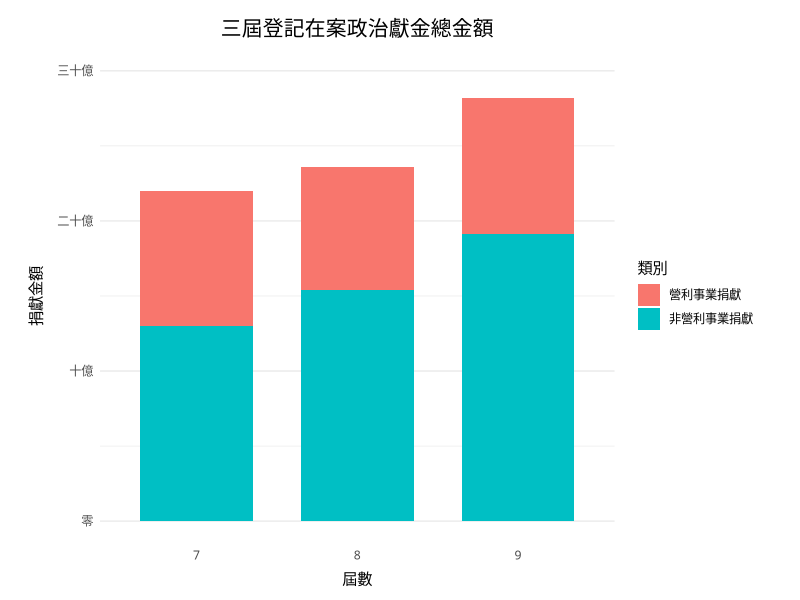
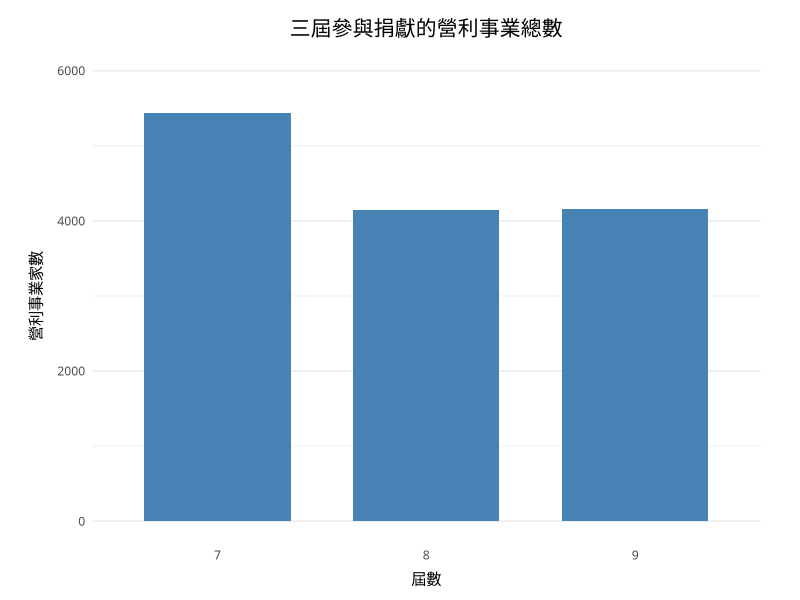
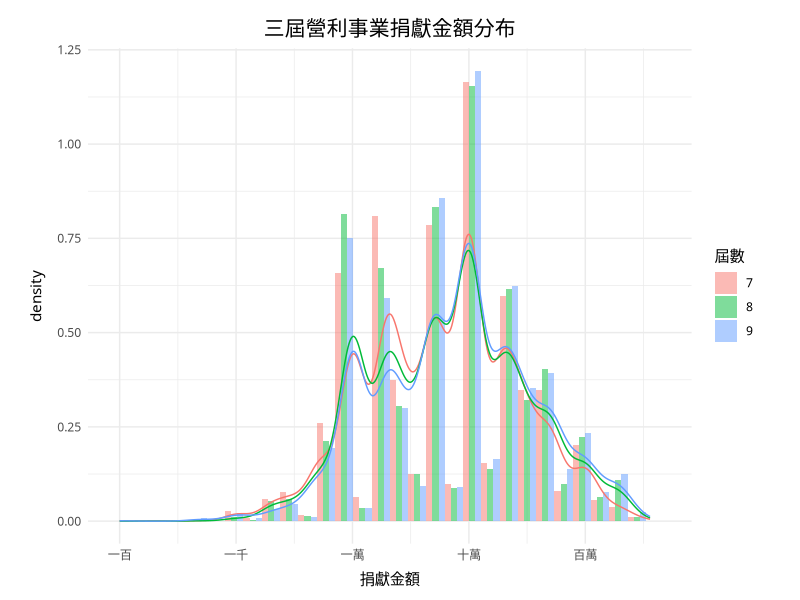
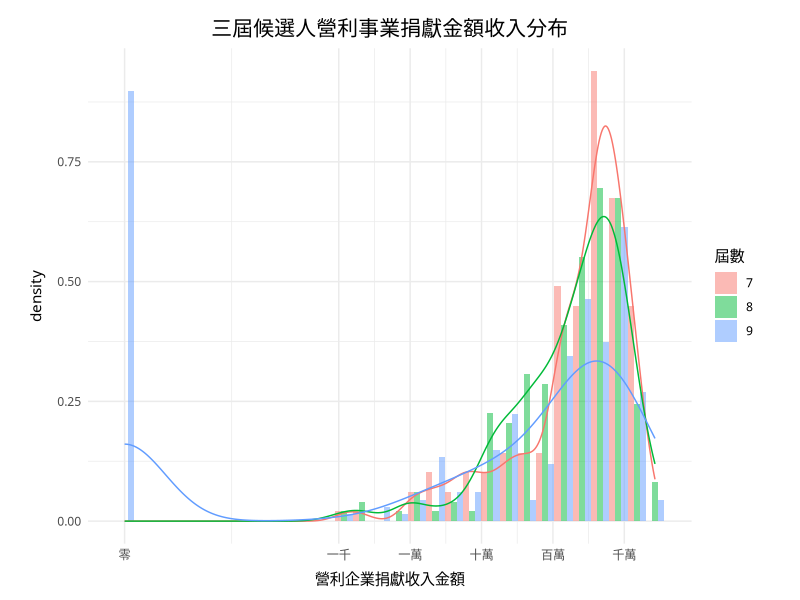
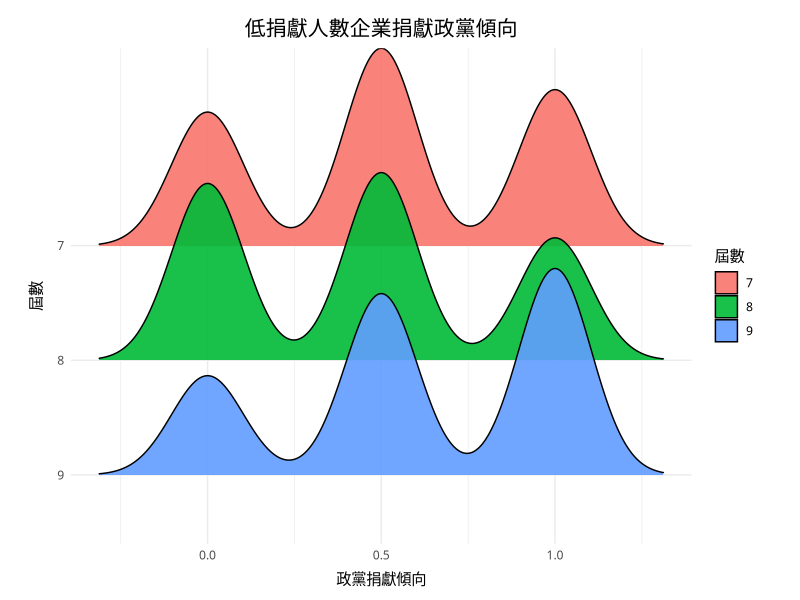
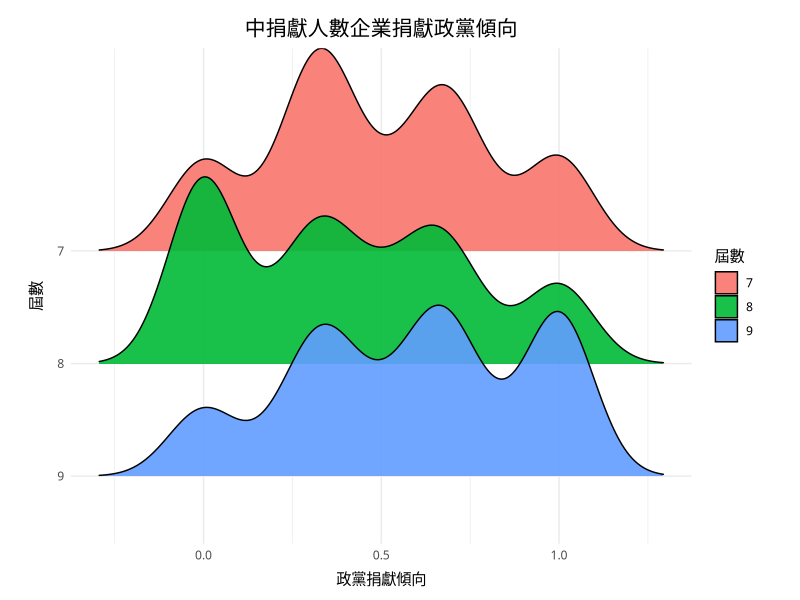
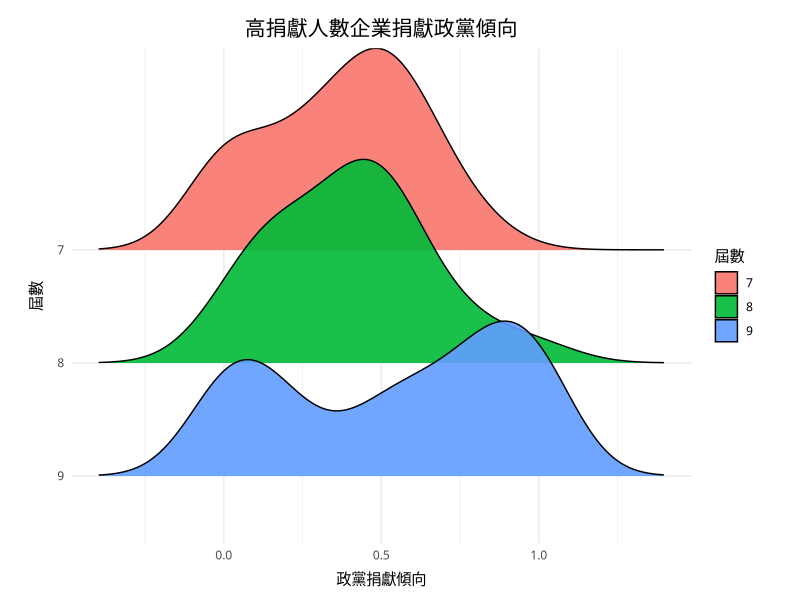
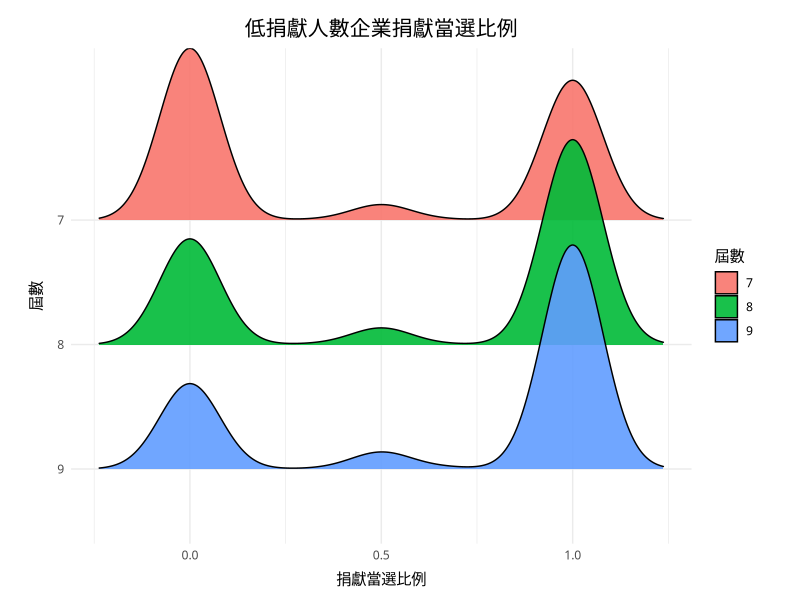

Source code (R) for these figures, in order:
## ---- chunk 1
library(tidyverse) # data manipulation
library(lubridate) # time data handling
library(ggplot2) # visualization
library(ggridges) # ridges plot
options(stringsAsFactors = FALSE)
basic_theme <- function() {
  theme_minimal() +
  theme(plot.title = element_text(hjust = 0.5, size = 15),
        plot.subtitle = element_text(hjust = 0.5, size = 12),
        plot.margin = unit(c(5, 10, 5, 10), "mm"),
        axis.title.x = element_text(vjust = -1),
        axis.title.y = element_text(vjust = 3),
        text = element_text(family = "PingFangTC-Regular"))
}
## ---- chunk 2
per16 <- read.csv("dataset/2016/A05_basic_all.csv", header = TRUE, sep = ",")
don16 <- read.csv("dataset/2016/A02_company_all_public.csv", header = TRUE, sep = ",")
per12 <- read.csv("dataset/2012/A15_basicall_8.csv", header = TRUE, sep = ",")
don12 <- read.csv("dataset/2012/political_donation_8_od.csv", header = TRUE, sep = ",")
per08 <- read.csv("dataset/2008/A16_basicall_7.csv", header = TRUE, sep = ",")
don08 <- read.csv("dataset/2008/political_donation_7_od.csv", header = TRUE, sep = ",")

don16 <- don16 %>%
  select(-推薦政黨, -當選註記, -序號, -收支科目, -支出金額, -金錢類, -P) %>%
  rename(姓名 = 候選人) %>%
  mutate(統一編號 = as.character(統一編號), 屆數 = "9")
don12 <- don12 %>%
  select(-收支科目, -填答數, -其他) %>%
  rename(統一編號 = 身份證.統一編) %>%
  mutate(統一編號 = as.character(統一編號), 屆數 = as.character(屆數))
don08 <- don08 %>%
  select(-填答數, -其他) %>%
  rename(統一編號 = 身份證.統一編) %>%
  mutate(屆數 = as.character(屆數))

donation <- bind_rows(bind_rows(don08, don12), don16)
donation <- donation %>%
  rename(捐贈企業 = 捐贈者.支出對象, 捐贈金額 = 收入金額) %>%
  mutate(交易日期 = as.Date(.$交易日期, format = "%Y/%m/%d") %m+% years(1911))

per08 <- cbind(per08, 屆數 = "7")
per12 <- cbind(per12, 屆數 = "8")
per16 <- per16 %>% mutate(屆數 = "9") %>%
  select(-3, -9, -12, -15, -17, -19, -21, -23, -25, -26, -27) %>% 
  mutate_at(vars(11:16), funs(as.integer(gsub("," , "", .))))

person <- bind_rows(bind_rows(per08, per12), per16)
person <- mutate(person, 得票率 = as.integer(gsub("%", "", person$得票率)) / 100)
## ---- chunk 3
donation_cat <- person %>%
  mutate(非營利事業捐贈收入 = 總收入 - 營利事業捐贈收入) %>%
  group_by(屆數) %>%
  summarise(營利事業捐獻 = sum(營利事業捐贈收入), 非營利事業捐獻 = sum(非營利事業捐贈收入)) %>%
  gather(類別, 捐獻金額, 營利事業捐獻, 非營利事業捐獻)

ggplot(donation_cat, aes(x = 屆數, y = 捐獻金額, fill = 類別)) +
  geom_bar(stat = "identity", width = 0.7) +
  labs(x = "屆數", y = "捐獻金額",
       title = "三屆登記在案政治獻金總金額") +
  scale_y_continuous(limits = c(0, 3e+09),
                     labels = c("零", "十億", "二十億", "三十億"),
                     breaks = c(0e+00, 1e+09, 2e+09, 3e+09)) +
  scale_fill_discrete(name = "類別") +
  basic_theme() +
  theme(panel.grid.major.x = element_blank())
## ---- chunk 4
donation_company_num <- donation %>%
  group_by(屆數, 捐贈企業) %>%
  count(屆數, 捐贈企業)

ggplot(donation_company_num, aes(x = 屆數)) +
  geom_bar(width = 0.7, fill = "steelblue") +
  scale_y_continuous(limits = c(0, 6000)) +
  labs(x = "屆數", y = "營利事業家數",
       title = "三屆參與捐獻的營利事業總數") +
  basic_theme() +
  theme(panel.grid.major.x = element_blank())
## ---- chunk 5
donation_distribution <- donation %>%
  group_by(屆數, 捐贈企業) %>%
  summarise(整體金額 = sum(捐贈金額))

ggplot(donation_distribution, aes(x = 整體金額)) +
  geom_histogram(aes(y= ..density.., fill = 屆數), position = "dodge", alpha = 0.5) +
  geom_density(aes(color = 屆數), show.legend = FALSE) +
  labs(x = "捐獻金額", y = "density",
       title = "三屆營利事業捐獻金額分布") +
  scale_x_log10(labels = c("一百", "一千", "一萬", "十萬", "百萬", "千萬"),
                breaks = c(1e+02, 1e+03, 1e+04, 1e+05, 1e+06, 1e+07)) +
  scale_fill_discrete(name = "屆數") +
  basic_theme()
## ---- chunk 6
person_distribution <- mutate(person, 營利事業捐贈收入 = ifelse(營利事業捐贈收入 == 0, 1, 營利事業捐贈收入))

ggplot(person_distribution, aes(x = 營利事業捐贈收入)) +
  geom_histogram(aes(y = ..density.., fill = 屆數), position = "dodge", alpha = 0.5) +
  geom_density(aes(color = 屆數), show.legend = FALSE) +
  labs(x = "營利企業捐獻收入金額", y = "density",
       title = "三屆候選人營利事業捐獻金額收入分布") +
  scale_x_log10(labels = c("零", "一千", "一萬", "十萬", "百萬", "千萬"),
                breaks = c(1e+00, 1e+03, 1e+04, 1e+05, 1e+06, 1e+07)) +
  scale_fill_discrete(name = "屆數") +
  basic_theme()
## ---- chunk 7
business_cat_political <- donation %>%
  distinct(屆數, 姓名, 捐贈企業) %>%
  left_join(person, by = c("姓名", "屆數")) %>%
  filter(推薦政黨 %in% c("民主進步黨", "中國國民黨")) %>%
  group_by(屆數, 捐贈企業) %>%
  count(捐贈企業) %>%
  filter(n > 1) %>% 
  mutate(捐獻人數 = ifelse(n >= 1 & n <= 2, "低捐獻人數",
                    ifelse(n >= 3 & n <= 5, "中捐獻人數", "高捐獻人數"))) %>%
  rename(總捐獻人數 = n)

donation_political <- donation %>%
  distinct(屆數, 姓名, 捐贈企業) %>%
  left_join(person, by = c("姓名", "屆數")) %>%
  filter(推薦政黨 %in% c("民主進步黨", "中國國民黨")) %>%
  group_by(屆數, 捐贈企業, 推薦政黨) %>%
  count(捐贈企業) %>% 
  ungroup() %>%
  inner_join(business_cat_political, by = c("捐贈企業", "屆數")) %>%
  mutate(政黨值 = ifelse(推薦政黨 == "民主進步黨", n, 0),
         屆數 = factor(屆數, levels = c("7", "8", "9")))
## ---- chunk 8
donation_political_low <- donation_political %>%
  filter(捐獻人數 == "低捐獻人數") %>%
  group_by(屆數, 捐贈企業, 總捐獻人數) %>%
  summarise(捐獻分數 = sum(政黨值)) %>%
  mutate(政黨捐獻傾向 = 捐獻分數 / 總捐獻人數)

ggplot(donation_political_low, aes(x = 政黨捐獻傾向, y = 屆數, fill = 屆數)) +
  geom_density_ridges(alpha = 0.9) +
  labs(x = "政黨捐獻傾向", y = "屆數",
       title = "低捐獻人數企業捐獻政黨傾向") +
  scale_fill_discrete(name = "屆數") +
  scale_y_discrete(limits = rev(levels(donation_political_low$屆數))) +
  basic_theme()
## ---- chunk 9
donation_political_medium <- donation_political %>%
  filter(捐獻人數 == "中捐獻人數") %>%
  group_by(屆數, 捐贈企業, 總捐獻人數) %>%
  summarise(捐獻分數 = sum(政黨值)) %>%
  mutate(政黨捐獻傾向 = 捐獻分數 / 總捐獻人數)

ggplot(donation_political_medium, aes(x = 政黨捐獻傾向, y = 屆數, fill = 屆數)) +
  geom_density_ridges(alpha = 0.9) +
  labs(x = "政黨捐獻傾向", y = "屆數",
       title = "中捐獻人數企業捐獻政黨傾向") +
  scale_fill_discrete(name = "屆數") +
  scale_y_discrete(limits = rev(levels(donation_political_medium$屆數))) +
  basic_theme()
## ---- chunk 10
donation_political_high <- donation_political %>%
  filter(捐獻人數 == "高捐獻人數") %>%
  group_by(屆數, 捐贈企業, 總捐獻人數) %>%
  summarise(捐獻分數 = sum(政黨值)) %>%
  mutate(政黨捐獻傾向 = 捐獻分數 / 總捐獻人數)

ggplot(donation_political_high, aes(x = 政黨捐獻傾向, y = 屆數, fill = 屆數)) +
  geom_density_ridges(alpha = 0.9) +
  labs(x = "政黨捐獻傾向", y = "屆數",
       title = "高捐獻人數企業捐獻政黨傾向") +
  scale_fill_discrete(name = "屆數") +
  scale_y_discrete(limits = rev(levels(donation_political_high$屆數))) +
  basic_theme()
## ---- chunk 11
business_cat_winning <- donation %>%
  distinct(屆數, 姓名, 捐贈企業) %>%
  left_join(person, by = c("姓名", "屆數")) %>%
  filter(推薦政黨 %in% c("民主進步黨", "中國國民黨")) %>%
  group_by(屆數, 捐贈企業) %>%
  count(捐贈企業) %>%
  mutate(捐獻人數 = ifelse(n >= 1 & n <= 2, "低捐獻人數",
                    ifelse(n >= 3 & n <= 5, "中捐獻人數", "高捐獻人數"))) %>%
  rename(總捐獻人數 = n)

donation_winning <- donation %>%
  distinct(屆數, 姓名, 捐贈企業) %>%
  inner_join(person, by = c("姓名", "屆數")) %>%
  group_by(捐贈企業, 當選註記) %>%
  count(屆數, 捐贈企業) %>%
  inner_join(business_cat_winning, by = c("捐贈企業", "屆數")) %>%
  mutate(value = ifelse(當選註記 == "*", n, 0),
         屆數 = factor(屆數, levels = c("7", "8", "9")))
## ---- chunk 12
donation_winning_low <- donation_winning %>%
  filter(捐獻人數 == "低捐獻人數") %>%
  group_by(屆數, 捐贈企業) %>%
  summarise(捐獻當選比例 = sum(value) / sum(n))

ggplot(donation_winning_low, aes(x = 捐獻當選比例, y = 屆數, fill = 屆數)) +
  geom_density_ridges(alpha = 0.9) +
  labs(x = "捐獻當選比例", y = "屆數",
       title = "低捐獻人數企業捐獻當選比例") +
  scale_x_continuous(breaks = c(0, 0.5, 1)) +
  scale_fill_discrete(name = "屆數") +
  scale_y_discrete(limits = rev(levels(donation_political_high$屆數))) +
  basic_theme()
## ---- chunk 13
donation_winning_medium <- donation_winning %>%
  filter(捐獻人數 == "中捐獻人數") %>%
  group_by(屆數, 捐贈企業) %>%
  summarise(捐獻當選比例 = sum(value) / sum(n))

ggplot(donation_winning_medium, aes(x = 捐獻當選比例, y = 屆數, fill = 屆數)) +
  geom_density_ridges(alpha = 0.9) +
  labs(x = "捐獻當選比例", y = "屆數",
       title = "中捐獻人數企業捐獻當選比例") +
  scale_x_continuous(breaks = c(0, 0.5, 1)) +
  scale_fill_discrete(name = "屆數") +
  scale_y_discrete(limits = rev(levels(donation_winning_medium$屆數))) +
  basic_theme()
## ---- chunk 14
donation_winning_high <- donation_winning %>%
  filter(捐獻人數 == "高捐獻人數") %>%
  group_by(屆數, 捐贈企業) %>%
  summarise(捐獻當選比例 = sum(value) / sum(n))

ggplot(donation_winning_high, aes(x = 捐獻當選比例, y = 屆數, fill = 屆數)) +
  geom_density_ridges(alpha = 0.9) +
  labs(x = "捐獻當選比例", y = "屆數",
       title = "高捐獻人數企業捐獻當選比例") +
  scale_x_continuous(breaks = c(0, 0.5, 1)) +
  scale_fill_discrete(name = "屆數") +
  scale_y_discrete(limits = rev(levels(donation_winning_high$屆數))) +
  basic_theme()
## ---- chunk 15
donate_three <- donation %>%
  distinct(屆數,  捐贈企業) %>%
  group_by(捐贈企業) %>%
  count(捐贈企業) %>%
  filter(n == 3)

donate_three_kuo <- donation %>%
  filter(捐贈企業 %in% donate_three$捐贈企業) %>%
  inner_join(person %>% select(姓名, 屆數, 推薦政黨), by = c("姓名", "屆數")) %>%
  mutate(value = case_when(推薦政黨 == "中國國民黨" ~ 0, TRUE ~ 1)) %>%
  group_by(屆數, 捐贈企業) %>%
  summarise(all_value = sum(value)) %>%
  group_by(捐贈企業) %>%
  summarise(kuo = sum(all_value)) %>%
  filter(kuo == 0)

donate_three_min <- donation %>%
  filter(捐贈企業 %in% donate_three$捐贈企業) %>%
  inner_join(person %>% select(姓名, 屆數, 推薦政黨), by = c("姓名", "屆數")) %>%
  mutate(value = case_when(推薦政黨 == "民主進步黨" ~ 0, TRUE ~ 1)) %>%
  group_by(屆數, 捐贈企業) %>%
  summarise(all_value = sum(value)) %>%
  group_by(捐贈企業) %>%
  summarise(min = sum(all_value)) %>%
  filter(min == 0)
## ---- chunk 16
donate_three_kuomin <- donation %>%
  filter(捐贈企業 %in% c(donate_three_kuo$捐贈企業, donate_three_min$捐贈企業)) %>%
  mutate(政黨 = case_when(捐贈企業 %in% donate_three_kuo$捐贈企業 ~ "國民黨",
                           TRUE ~ "民進黨")) %>%
  group_by(屆數, 政黨) %>%
  summarise(all = sum(捐贈金額))

ggplot(donate_three_kuomin) +
  aes(x = 屆數, y = all, fill = 政黨) +
  geom_bar(stat = "identity", position = "dodge") +
  labs(x = "屆數", y = "捐獻金額",
       title = "三屆國民兩黨營利事業捐獻基本盤總金額") +
  basic_theme() +
  scale_y_continuous(labels = c("零", "五百萬", "一千萬", "一千五百萬", "兩千萬"),
                     breaks = c(0e+00, 5e+06, 1e+07, 1.5e+07, 2e+07)) +
  scale_fill_manual(values=c("#3399CC", "#99CC33")) +
  theme(panel.grid.major.x = element_blank())
## ---- chunk 17
donation_top_kuo <- donation %>% 
  filter(捐贈企業 %in% donate_three_kuo$捐贈企業) %>%
  group_by(捐贈企業) %>%
  summarise(all = sum(捐贈金額)) %>%
  arrange(desc(all)) %>%
  head(10)

ggplot(donation_top_kuo) +
  aes(x = reorder(捐贈企業, all), y = all) +
  geom_bar(stat = "identity", fill = "#3399CC") +
  labs(x = "企業名稱", y = "捐獻總金額",
       title = "國民黨營利事業捐獻基本盤總金額") +
  scale_y_continuous(labels = c("零", "兩百萬", "四千萬", "六百萬"),
                     breaks = c(0e+00, 2e+06, 4e+06, 6e+06)) +
  coord_flip() +
  basic_theme() +
  theme(panel.grid.major.y = element_blank())
## ---- chunk 18
donation_top_min <- donation %>% 
  filter(捐贈企業 %in% donate_three_min$捐贈企業) %>%
  group_by(捐贈企業) %>%
  summarise(all = sum(捐贈金額)) %>%
  arrange(desc(all)) %>%
  head(10)

ggplot(donation_top_min) +
  aes(x = reorder(捐贈企業, all), y = all) +
  geom_bar(stat = "identity", fill = "#99CC33") +
  labs(x = "企業名稱", y = "捐獻總金額",
       title = "民進黨營利事業捐獻基本盤總金額") +
  scale_y_continuous(limits = c(0, 6000000),
                     labels = c("零", "兩百萬", "四千萬", "六百萬"),
                     breaks = c(0e+00, 2e+06, 4e+06, 6e+06)) +
  coord_flip() +
  basic_theme() +
  theme(panel.grid.major.y = element_blank())
